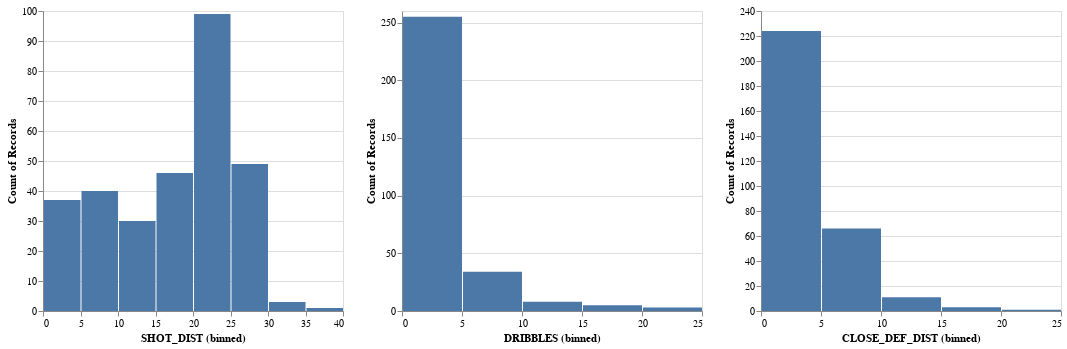

Source (notebook cell):
### Markdown cell above
## Klay Thompson defensive stats

### Code cell
nv = missedshot[missedshot.CLOSEST_DEFENDER == 'Thompson, Klay']

chart1 = alt.Chart(nv).mark_bar().encode(
    x=X('SHOT_DIST', bin=True),
    y='count()',
).properties(
    height=300,
    width=300
)

chart2 = alt.Chart(nv).mark_bar().encode(
    x=X('DRIBBLES', bin=True),
    y='count()'
).properties(
    height=300,
    width=300
)


chart3 = alt.Chart(nv).mark_bar().encode(
    x=X('CLOSE_DEF_DIST', bin=True),
    y='count()'
).properties(
    height=300,
    width=300
)
chart1 | chart2 | chart3

### Figure 1 — Vega-Lite specification as saved in the notebook (floating-point values rounded to 4 significant figures; data arrays with more than 128 entries replaced by an {"elided": "..."} marker saying what was removed)
{"config": {"view": {"continuousWidth": 400, "continuousHeight": 300}}, "hconcat": [{"mark": "bar", "encoding": {"x": {"bin": true, "field": "SHOT_DIST", "type": "quantitative"}, "y": {"aggregate": "count", "type": "quantitative"}}, "height": 300, "width": 300}, {"mark": "bar", "encoding": {"x": {"bin": true, "field": "DRIBBLES", "type": "quantitative"}, "y": {"aggregate": "count", "type": "quantitative"}}, "height": 300, "width": 300}, {"mark": "bar", "encoding": {"x": {"bin": true, "field": "CLOSE_DEF_DIST", "type": "quantitative"}, "y": {"aggregate": "count", "type": "quantitative"}}, "height": 300, "width": 300}], "data": {"name": "data-343b858c4fc03970354a5a663b594c45"}, "$schema": "https://vega.github.io/schema/vega-lite/v4.17.0.json", "datasets": {"data-343b858c4fc03970354a5a663b594c45": {"elided": "305 records"}}}
